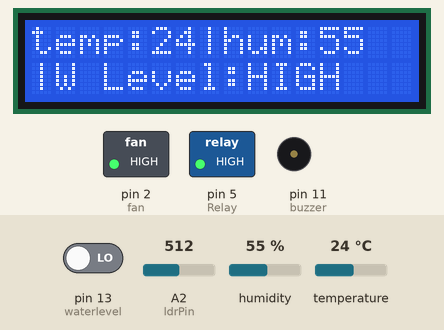
Simulated run of this sketch. Board: Arduino Uno, built with avr-gcc and run on an emulated ATmega328P. Parts: 16×2 character LCD, switched loads named in the sketch (green lamp = pin HIGH), buzzer (waves = sounding, pin HIGH). Inputs (shaded band) come from the test bench; at power-on: pin 13 (waterlevel) LOW, temperature 24 °C, A2 (ldrPin) = 512, humidity 55 %. What the sketch prints to the serial monitor is not drawn.

Above: at 7.3 s.
7.4 s: pin 13 (waterlevel) driven HIGH
At 8.9 s:
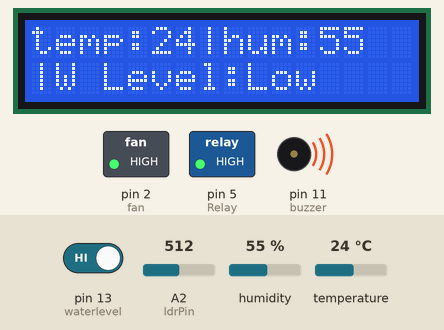
9.2 s: temperature set to 28 °C
At 11.7 s:
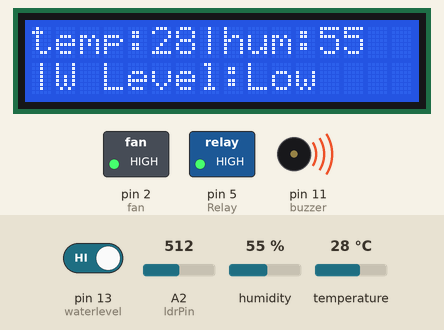
12.0 s: temperature set to 31 °C
At 13.8 s:
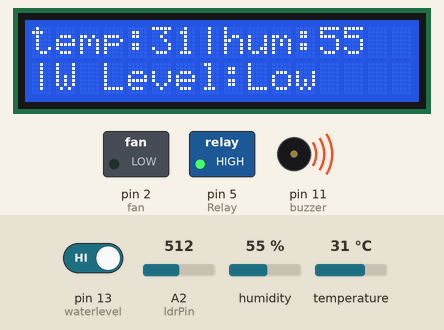
14.1 s: A2 (ldrPin) set to 216
20.0 s: A2 (ldrPin) set to 184
At 20.9 s:
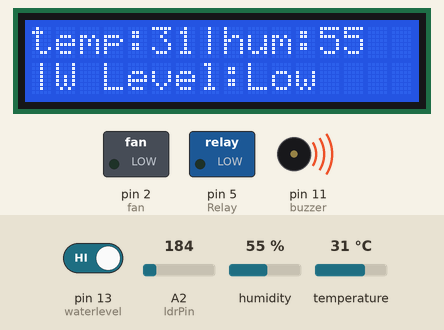
21.8 s: pin 13 (waterlevel) driven LOW
At 22.7 s:
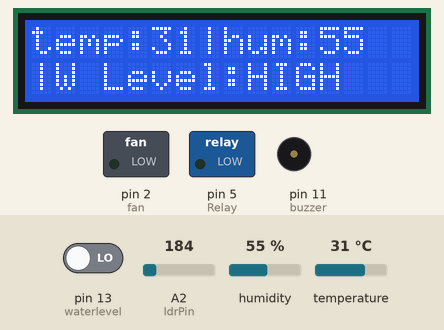
Timing chart, 0 to 24.6 s (numbered marks = the images above; inputs shaded):
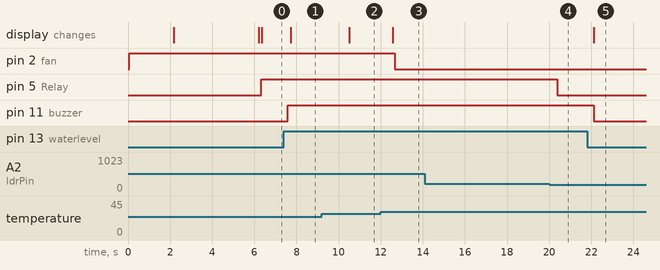

The sketch:

hydroponics_final_project.ino
```cpp
#include <LiquidCrystal_I2C.h>
LiquidCrystal_I2C lcd(0x27, 16, 2);
const int buzzer=11;
const int waterlevel = 13;
const int ldrPin = A2;
#include <DS1302.h>
int Relay = 5;
DS1302 rtc(8, 9, 10);

#include <DHT.h>
DHT dht(7, DHT11);

#define fan 2
int levelState = 1;
void setup() {
  pinMode(waterlevel,INPUT);
  Serial.begin(9600);
  lcd.init();
  lcd.backlight();
  pinMode(buzzer, OUTPUT);
  rtc.halt(false);
  rtc.writeProtect(false);

  pinMode(ldrPin, INPUT);
  pinMode(Relay,OUTPUT);
  digitalWrite(Relay, LOW);

  pinMode(fan,OUTPUT);
  digitalWrite(fan,HIGH);
  lcd.init();
  lcd.backlight();
  dht.begin();

  lcd.setCursor (0,0);
  lcd.print("Welcome......");
  delay(2000);
  lcd.clear();
  lcd.setCursor (0,0);
  lcd.print("Project By :- ");
  lcd.setCursor (0,1);
  lcd.print("  Krishanthan");
  delay(4000);
  lcd.clear();
}

void loop() {
 int ldrStatus = analogRead(ldrPin);
 byte hum = dht.readHumidity();
 byte temp = dht.readTemperature();
 levelState = digitalRead(waterlevel);
 Serial.print("temperature: ");
 Serial.println(temp);
 Serial.print("humidity: ");
 Serial.print(hum);
 lcd.setCursor (0,0);
 lcd.print("temp:");
 lcd.print(temp);
 lcd.print("|hum:");
 lcd.print(hum);

 lcd.setCursor(0, 1);
 lcd.print("|W Level:");
delay(100);
 if (temp >= 30){
    digitalWrite(fan,LOW);//for fan on
}
 else {
  digitalWrite(fan,HIGH);// for fan off

 }


 if (levelState == HIGH) {
  digitalWrite(buzzer, HIGH);
  delay(100);
  lcd.print("Low  ");
  }

  else  {
    lcd.print("HIGH");
    digitalWrite(buzzer,LOW);
  }

 if (ldrStatus <= 200) {

    digitalWrite(Relay, LOW);

  }
 else {

    digitalWrite(Relay, HIGH);

}

}
```

Measured:
- the behaviour switches between 29 and 30 °C on temperature (found by bisection; images 2 and 3)
- the behaviour switches between 201 and 200 on A2 (ldrPin) (found by bisection; images 3 and 4)
- after the input at 7.4 s, pin 11 (buzzer): LOW → HIGH after 0.19 s; the display: changes after 0.32 s (image 1)
- after the input at 9.2 s, the display: changes after 1.3 s (image 2)
- after the input at 12.0 s, pin 2 (fan): HIGH → LOW after 0.68 s; the display: changes after 0.58 s (image 3)
- after the input at 14.1 s, every drawn part: stays the same
- after the input at 20.0 s, pin 5 (Relay): HIGH → LOW after 0.38 s
- after the input at 21.8 s, pin 11 (buzzer): HIGH → LOW after 0.33 s; the display: changes after 0.33 s (image 5)
